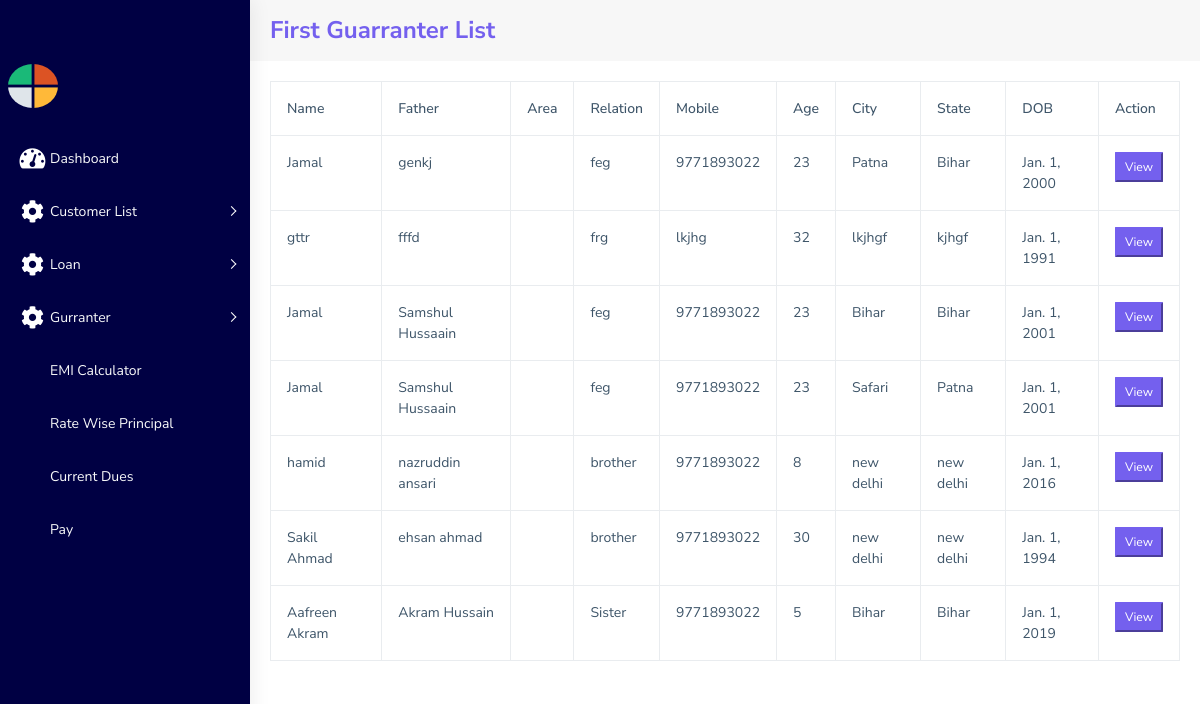
/guaranter-page1/, run on the app's committed database.
### myapp/models.py (models this page shows, shortened)
class Register(models.Model):
    name=models.CharField(max_length=200)
    father_name=models.CharField(max_length=200 ,null=True)
    gender=models.CharField(max_length=100 , null=True , blank=True)
    Date_of_birth=models.DateField(null=True, blank=True ,default="2023-01-01")
    age=models.CharField(max_length=20)
    city=models.CharField(max_length=200 , null=True)
    district=models.CharField(max_length=250 , null=True)
    state=models.CharField(max_length=200 , null=True)
    email=models.CharField(max_length=100 ,null=True)
    profession=models.CharField(max_length=200 , null=True)
    mobile=models.CharField(max_length=12 , null=True)
    alter_mobile=models.CharField(max_length=150 , null=True)
    address=models.TextField(null=True)
    remarks=models.TextField(null=True)
    image=models.ImageField(upload_to='images/' , default="" , null=True)
    time_duration=models.CharField(max_length=150 , default="" , null=True)
    account_no=models.CharField(max_length=20,default="")
    Document=models.FileField(upload_to='document/' ,null=True)
    pinCode=models.CharField(max_length=10 ,default='00000')
    is_active = models.BooleanField(default=True, help_text='Is the account active?')
    g1name=models.CharField(max_length=200 , default='')
    g1father_name=models.CharField(max_length=200 ,default='')
    g1DOB=models.DateField( blank=True , null=True,  default="2023-01-01")
    g1Age=models.CharField(max_length=12 , default='')
    g1Address=models.CharField(max_length=250 , default='')
    g1Relation=models.CharField(max_length=200 , default='')
    g1Adhar_no=models.CharField(max_length=12,default='')
    g1Image=models.ImageField(upload_to='images/' , default="")
    g1City=models.CharField(max_length=200,default='')
    g1District=models.CharField(max_length=200,default='')
    g1State=models.CharField(max_length=100,default='')
    g1Mobile_NO=models.CharField(max_length=12,default='')
    g1Document=models.FileField(upload_to='document/', blank=True,null=True)
    g2name=models.CharField(max_length=200,default='')
    g2father_name=models.CharField(max_length=200 ,default='')
    g2DOB=models.DateField(null=True, blank=True , default="2023-01-01")
    g2Age=models.CharField(max_length=12,default='')
    g2Address=models.CharField(max_length=250,default='')
    g2Relation=models.CharField(max_length=200,default='')
    g2Adhar_no=models.CharField(max_length=12,default='')
    g2Image=models.ImageField(upload_to='images/' , default='')
    g2City=models.CharField(max_length=200,default='')
    g2District=models.CharField(max_length=200,default='')
    g2State=models.CharField(max_length=100,default='')
    g2Mobile_NO=models.CharField(max_length=12,default='')
    g2Document=models.FileField(upload_to='document/',  null=True)
    nName=models.CharField(max_length=200,default='')
    nFather_name=models.CharField(max_length=200,default='')
    nMother_name=models.CharField(max_length=200,default='')
    nDOB=models.DateField(null=True, blank=True , default="2023-01-01")
    nAge=models.CharField(max_length=20,default='')
    nAdress=models.CharField(max_length=300,default='')
    nRelation=models.CharField(max_length=200 , default='')
    nAdhar_Number=models.CharField(max_length=15 , default='')
    nImage=models.ImageField(upload_to="images/" , default='')
    nArea=models.CharField(max_length=200 , default='')
    nCity=models.CharField(max_length=200 , default='')
    nDistrict=models.CharField(max_length=200 , default='')
    nState=models.CharField(max_length=100 , default='')
    nMobile_no=models.CharField(max_length=12 ,default='')
    nDocument=models.FileField(upload_to='document/' ,null=True)

### myapp/views.py (the view)
# urls.py: path('guaranter-page1/',views.guarranterList1Page),
def guarranterList1Page(request):
    res=Register.objects.all()
    return render(request , 'guarranterList1.html',{'res':res})

### myapp/templates/guarranterList1.html (shortened to what this page needs)
{% extends 'basic.html' %}
{% block body %}
<div class="page-wrapper" style="background-color: white;" >
  <div class="card-header py-3">
    <h3 class="m-0 font-weight-bold text-primary">First Guarranter List
    </h3>
  </div>
  <div class="page-breadcrumb">
    <table class="table table-bordered">
        <tr>
            <th >Name</th>
            <th>Father</th>
            <th>Area</th>
            <th>Relation</th>
            <th>Mobile</th>
            <th>Age</th>
            <th>City</th>
            <th>State</th>
            <th>DOB</th>
            <th>Action</th>
        </tr>
        {% for data in res %}
        <tr>
            <td>{{data.g1name}}</td>
            <td>{{data.g1father_name}}</td>
            <td>{{data.g1Area}}</td>
            <td>{{data.g1Relation}}</td>
            <td>{{data.g1Mobile_NO}}</td>
            <td>{{data.g1Age}}</td>
            <td>{{data.g1City}}</td>
            <td>{{data.g1State}}</td>
            <td>{{data.g1DOB}}</td>
            <td>
              <div>
                <a href="/guarranter-view1/{{data.g1name}}"><button class="btn-sm btn-primary ">View</button></a>
              </div>
            </td>
        </tr>
        {%endfor%}
    </table>
  </div>
</div>
{% endblock %}

### myapp/templates/basic.html (shortened to what this page needs)
<!DOCTYPE html>
<html dir="ltr" lang="en">
  {%load static %}
  <head>
    <link rel="stylesheet" href="https://cdnjs.cloudflare.com/ajax/libs/font-awesome/6.0.0/css/all.min.css" />
    <link href="{% static 'assets/libs/flot/css/float-chart.css' %} " rel="stylesheet"  />
    <link href="{% static 'dist/css/style.min.css' %} " rel="stylesheet" />
  </head>
  <body>
      <div
        id="main-wrapper"
        data-layout="vertical"
        data-navbarbg="skin5"
        data-sidebartype="full"
        data-sidebar-position="absolute"
        data-header-position="absolute"
        data-boxed-layout="full"
      >
      <aside class="left-sidebar" data-sidebarbg="skin5" style="background-color: rgb(0,0,67);">
        <div class="">
          <nav class="sidebar-nav ">
            <a class="navbar-brand " href="/" style="padding: 0%; margin: 0%;">
              <b class="logo-icon">
                <img id='homepagelogo'
                  src="{% static 'assets/images/logo-icon.png' %}"
                  class="light-logo  ms-2"
                  width="50"
                />
              </b>
            </a>
            <ul id="sidebarnav" class="pt-4">
              <li class="sidebar-item">
                <a
                  class="sidebar-link waves-effect waves-dark sidebar-link"
                  href="/dashboard"
                  aria-expanded="false"
                  ><i class="fas fa-fw fa-tachometer-alt"></i
                  ><span class="hide-menu text-light">Dashboard</span></a
                >
              </li>
              <li class="sidebar-item">
                <a
                  class="sidebar-link has-arrow waves-effect waves-dark"
                  href="javascript:void(0)"
                  aria-expanded="false"
                  ><i class="fas fa-fw fa-cog"></i
                  ><span class="hide-menu text-light ">Customer List</span></a
                >
              </li>
              <li class="sidebar-item">
                <a
                  class="sidebar-link has-arrow waves-effect waves-dark"
                  href="javascript:void(0)"
                  aria-expanded="false"
                  ><i class="fas fa-fw fa-cog"></i
                  ><span class="hide-menu text-light ">Loan </span></a
                >
              </li>
              <li class="sidebar-item">
                <a
                  class="sidebar-link has-arrow waves-effect waves-dark"
                  href="javascript:void(0)"
                  aria-expanded="false"
                  ><i class="fas fa-fw fa-cog"></i
                  ><span class="hide-menu text-light ">Gurranter</span></a
                >
              </li>
              <li class="sidebar-item">
                <a
                  class="sidebar-link waves-effect waves-dark sidebar-link"
                  href="/calculate"
                  aria-expanded="false"
                  ><i class="mdi mdi-pencil"></i
                  ><span class="hide-menu text-light ">EMI Calculator</span></a
                >
              </li>
              <li class="sidebar-item">
                <a
                  class="sidebar-link waves-effect waves-dark sidebar-link"
                  href="/rateWise"
                  aria-expanded="false"
                  ><i class="mdi mdi-pencil"></i
                  ><span class="hide-menu text-light">Rate Wise Principal</span></a
                >
              </li>
              <li class="sidebar-item">
                <a
                  class="sidebar-link waves-effect waves-dark sidebar-link"
                  href="/CurrentDuesDashboard"
                  aria-expanded="false"
                  ><i class="mdi mdi-pencil"></i
                  ><span class="hide-menu text-light">Current Dues</span></a
                >
              </li>
              <li class="sidebar-item">
                <a
                  class="sidebar-link waves-effect waves-dark sidebar-link"
                  href="#"
                  aria-expanded="false"
                  ><i class="mdi mdi-pencil"></i
                  ><span class="hide-menu text-light">Pay</span></a
                >
              </li>
            </ul>
          </nav>
        </div>
      </aside>
      {% block body %}
      {% endblock %}
    </div>
  </body>
</html>

### data on the page
Register: g1name "Jamal", g1father_name "genkj", g1Relation "feg", g1Mobile_NO "9771893022", g1Age "23", g1City "Patna", g1State "Bihar", g1DOB "Jan. 1, 2000"
Register: g1name "gttr", g1father_name "fffd", g1Relation "frg", g1Mobile_NO "lkjhg", g1Age "32", g1City "lkjhgf", g1State "kjhgf", g1DOB "Jan. 1, 1991"
Register: g1name "Jamal", g1father_name "Samshul Hussaain", g1Relation "feg", g1Mobile_NO "9771893022", g1Age "23", g1City "Bihar", g1State "Bihar", g1DOB "Jan. 1, 2001"
Register: g1name "Jamal", g1father_name "Samshul Hussaain", g1Relation "feg", g1Mobile_NO "9771893022", g1Age "23", g1City "Safari", g1State "Patna", g1DOB "Jan. 1, 2001"
Register: g1name "hamid", g1father_name "nazruddin ansari", g1Relation "brother", g1Mobile_NO "9771893022", g1Age "8", g1City "new delhi", g1State "new delhi", g1DOB "Jan. 1, 2016"
Register: g1name "Sakil Ahmad", g1father_name "ehsan ahmad", g1Relation "brother", g1Mobile_NO "9771893022", g1Age "30", g1City "new delhi", g1State "new delhi", g1DOB "Jan. 1, 1994"
Register: g1name "Aafreen Akram", g1father_name "Akram Hussain", g1Relation "Sister", g1Mobile_NO "9771893022", g1Age "5", g1City "Bihar", g1State "Bihar", g1DOB "Jan. 1, 2019"
